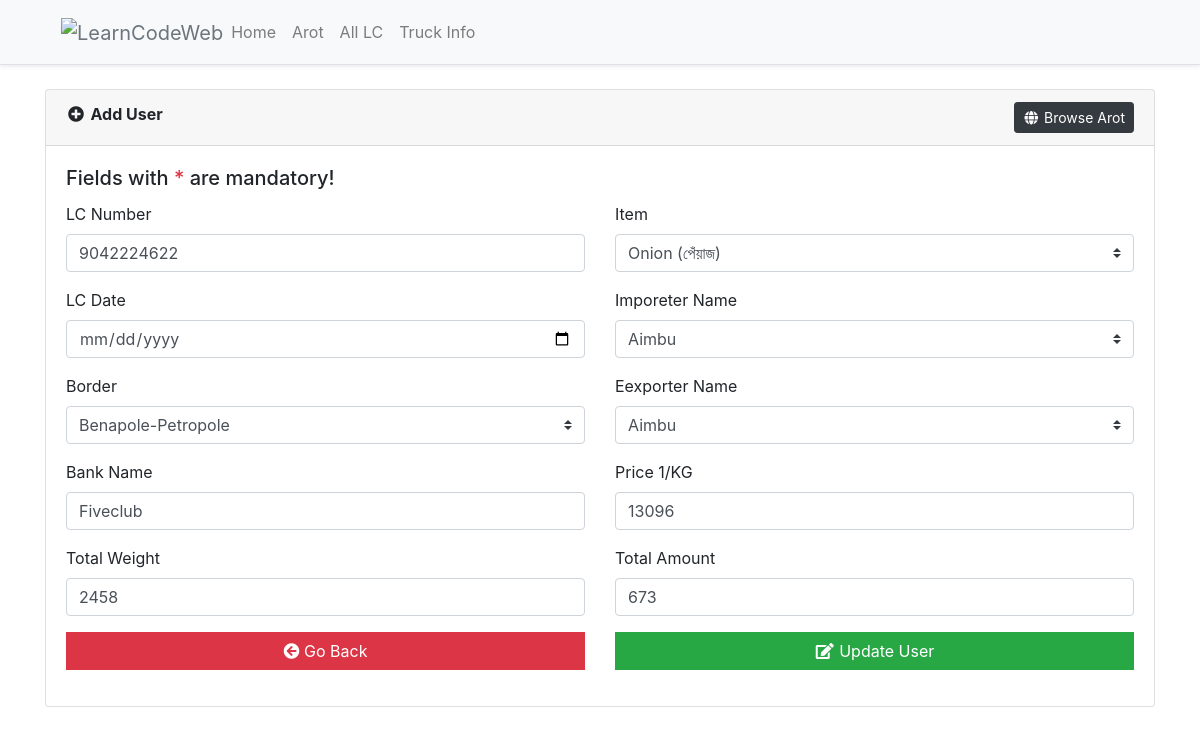
/crud/lc_edit.php?editId=279, run on an earlier commit of the app's database.
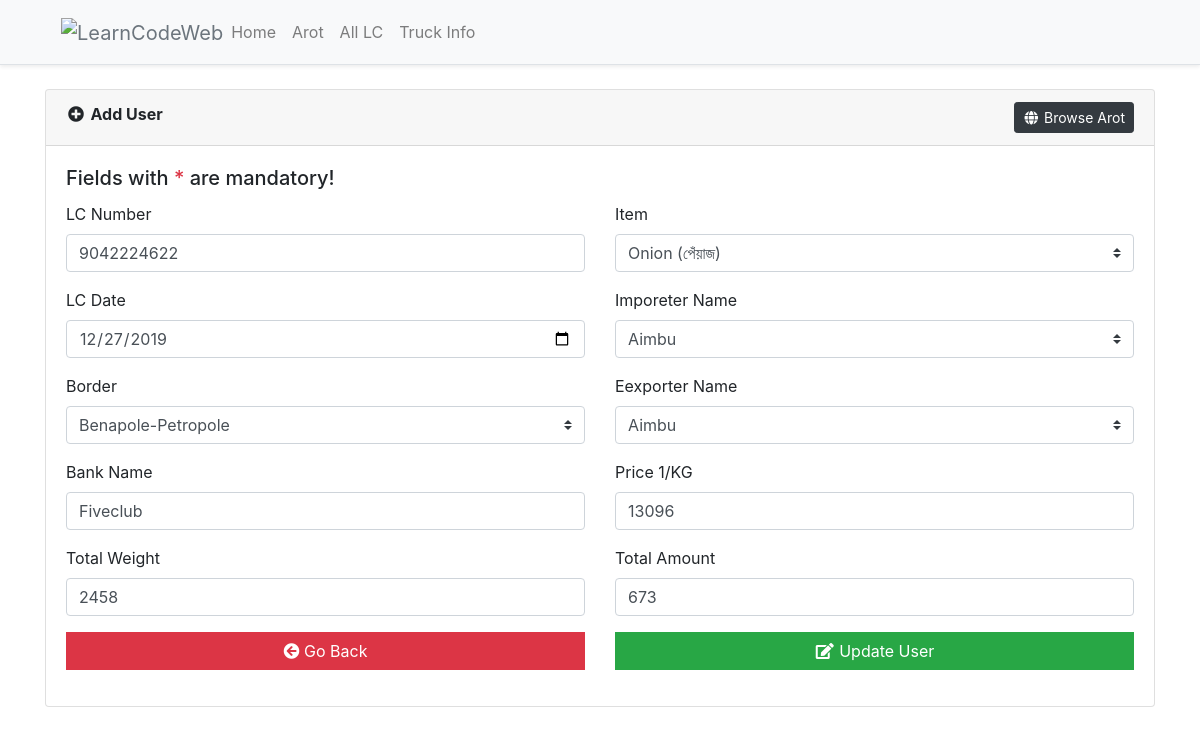
And on a later commit of the database.
### tables this page shows
CREATE TABLE `lc_info` (
  `id` int(11) NOT NULL,
  `bank_name` varchar(200) DEFAULT NULL,
  `lc_number` varchar(99) DEFAULT NULL,
  `lc_date` varchar(10) DEFAULT NULL,
  `border` varchar(10) DEFAULT NULL,
  `importer_name` varchar(99) DEFAULT NULL,
  `exporter_name` varchar(99) DEFAULT NULL,
  `item` varchar(99) DEFAULT NULL,
  `price_per` int(99) NOT NULL,
  `total_weight` int(99) NOT NULL,
  `amount` int(99) NOT NULL
);

### crud/include/Database.php (called while the page is built, shortened)
<?php
class Database{
    protected $pdo;
    public function __construct(\PDO $pdo)
    {
        $this->pdo = $pdo;
        $this->pdo->setAttribute(\PDO::ATTR_ERRMODE, \PDO::ERRMODE_EXCEPTION);
    }
    public function getAllRecords($tableName, $fields='*', $cond='', $orderBy='', $limit='')
    {
        $stmt = $this->pdo->prepare("SELECT $fields FROM $tableName WHERE 1 ".$cond." ".$orderBy." ".$limit);
        $stmt->execute();
        $rows = $stmt->fetchAll(PDO::FETCH_ASSOC);
        return $rows;
    }
}
$item_list = array(
    'onion' => 'Onion (পেঁয়াজ)',
    'spice' => 'Spice (মসলা)',
    'chili' => 'Chili (মরিচ)',
    'garlic' => 'Garlic (রসুন)',
);
$border_list = array(
    'Benapole-Petropole',
    'Burimari-Chengrabandha',
    'Tomabil-Dauki',
);
?>

### crud/config.php (called while the page is built, shortened)
<?php
include_once('include/Database.php');
$dsn	= 	"mysql:dbname=".SS_DB_NAME.";host=".SS_DB_HOST."";
$pdo	=	"";
try {
	$pdo = new PDO($dsn, SS_DB_USER, SS_DB_PASSWORD);
}catch (PDOException $e) {
	echo "Connection failed: " . $e->getMessage();
}
$db 	=	new Database($pdo);
?>

### crud/lc_edit.php (the view, shortened to what the changed rows need)
<?php include_once('config.php');
if(isset($_REQUEST['editId']) and $_REQUEST['editId']!=""){
	$row = $db->getAllRecords('lc_info','*',' AND id="'.$_REQUEST['editId'].'"');
}
include('header.php');
?>
   	<div class="container">
		<br>
		<div class="card">
			<div class="card-body">
				<form method="post">
					<div class="row">
						<div class="col-sm-6">
							<div class="form-group">
								<label>LC Number</label>
								<input type="text" name="lc_number" value="<?php echo $row[0]['lc_number']; ?>"" id="lc_number" class="form-control" placeholder="LC Number">
							</div>
							<div class="form-group">
								<label>LC Date</label>
								<input type="date" name="lc_date" value="<?php echo $row[0]['lc_date']; ?>"" id="lc_date" class="form-control" placeholder="LC Date">
							</div>
							<div class="form-group">
								<label>Border</label>
								<select class="custom-select" name="border" id="border" required>
									<?php foreach ($border_list as $borders):
										if ($row[0]['border'] == $borders) {
											echo '<option selected value="'.$borders.'">'.$borders.'</option>';
										}else{
											echo '<option value="'.$borders.'">'.$borders.'</option>';
										}
									endforeach ?>
								</select>
							</div>
							<div class="form-group">
								<label>Bank Name</label>
								<input type="text" name="bank_name" id="bank_name" value="<?php echo $row[0]['bank_name'] ?>" class="form-control" placeholder="Bank Name">
							</div>
							<div class="form-group">
								<label>Total Weight</label>
								<input type="text" name="total_weight" id="total_weight" value="<?php echo $row[0]['total_weight'] ?>" class="form-control" placeholder="Total Weight">
							</div>
						</div>
						<div class="col-sm-6">
							<div class="form-group">
								<label>Item</label>
								<select class="custom-select" name="item" id="item" required>
									<?php foreach ($item_list as $key => $items):
										if ($row[0]['item'] == $items) {
											echo '<option selected value="'.$key.'">'.$items.'</option>';
										}else{
											echo '<option value="'.$key.'">'.$items.'</option>';
										}
									endforeach ?>
								</select>
							</div>
							<div class="form-group">
								<label>Price 1/KG</label>
								<input type="text" name="price_per" id="price_per" value="<?php echo $row[0]['price_per']; ?>" class="form-control" placeholder="Price 1/KG">
							</div>
							<div class="form-group">
								<label>Total Amount</label>
								<input type="text" name="amount" id="amount" value="<?php echo $row[0]['amount']; ?>" class="form-control" placeholder="Total Amount">
							</div>
						</div>
					</div>
				</form>
			</div>
		</div>
	</div>
</body>
</html>

What changed in the data, as far as the page shows it:
changed lc_info "Benapole-Petropole": lc_date (not shown) → "12/27/2019"
